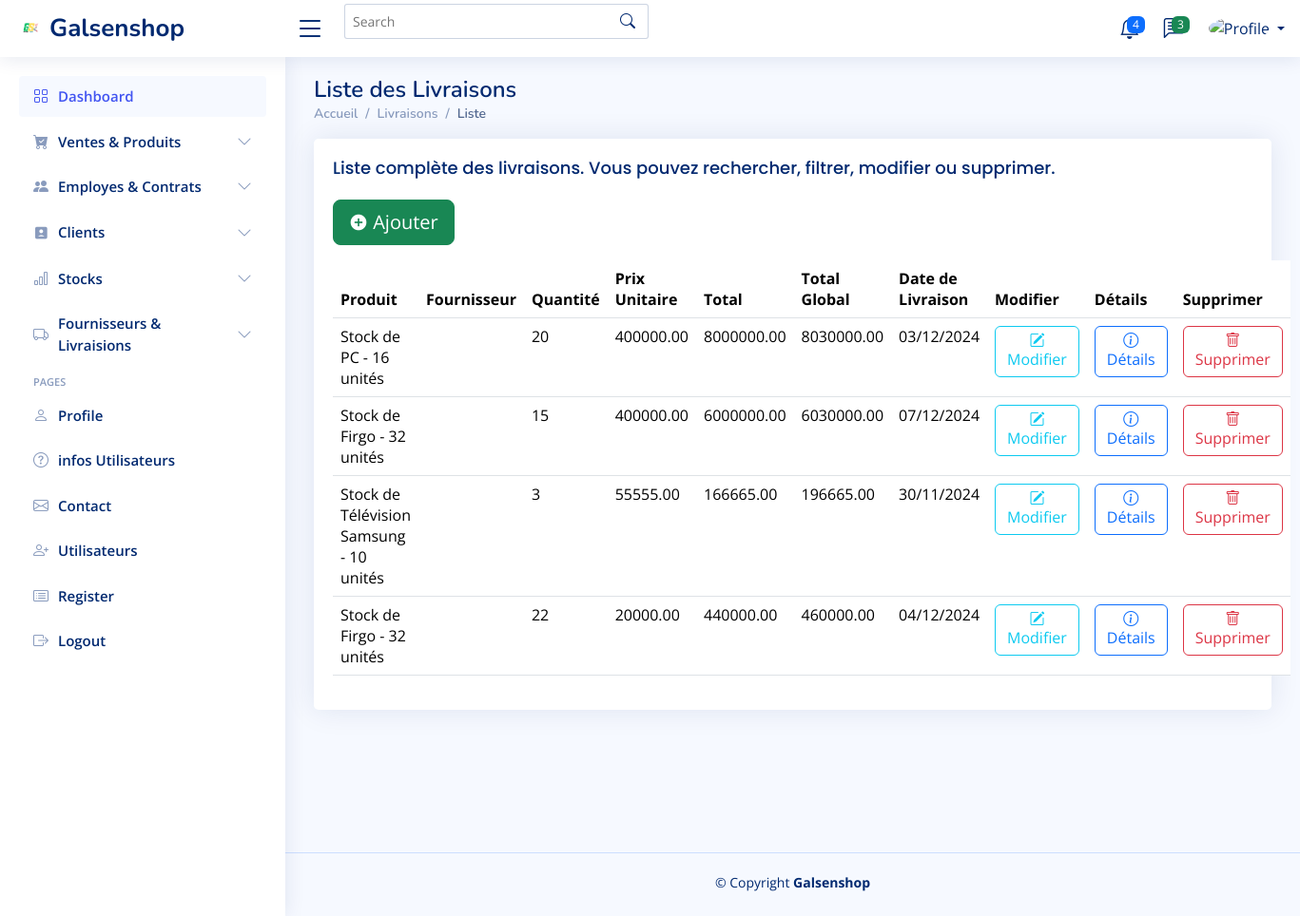
Page /livraison/ on the earlier database version.
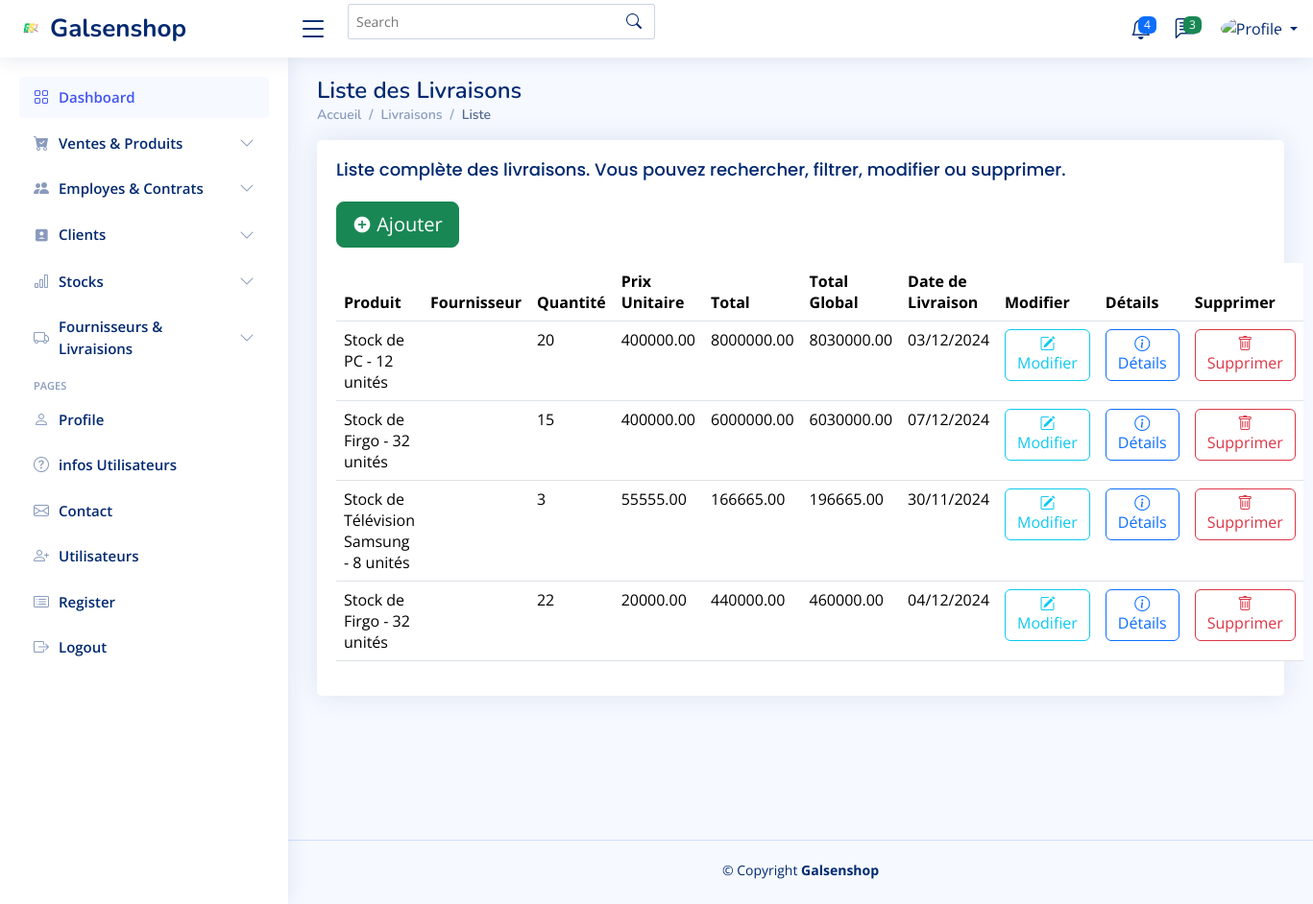
Same page on the later database version.
### application/models.py (models this page shows, shortened)
class Livraison(models.Model):
    produit = models.ForeignKey(CommandeApprovisionnement, on_delete=models.CASCADE, related_name='livraisons_produit')
    prix_unitaire = models.DecimalField(max_digits=10, decimal_places=2, verbose_name="Prix Unitaire")
    quantite_commande = models.PositiveIntegerField(verbose_name="Quantité Commandée")
    moyen_transport = models.CharField(max_length=100, verbose_name="Moyen de Transport")
    prix_transport = models.DecimalField(max_digits=10, decimal_places=2, verbose_name="Prix du Transport")
    date_livraison = models.DateField(verbose_name="Date de Livraison")
    total = models.DecimalField(max_digits=10, decimal_places=2, verbose_name="Total", default=0)
    total_global = models.DecimalField(max_digits=10, decimal_places=2, verbose_name="Total Global", default=0)
    difference_jours = models.IntegerField(verbose_name="Différence en jours", default=0)

class CommandeApprovisionnement(models.Model):
    produit = models.ForeignKey(Stock, related_name='commandes', on_delete=models.CASCADE)
    fournisseur = models.ForeignKey(Fournisseur, on_delete=models.CASCADE, related_name="commandes")
    date_commande = models.DateField(verbose_name="Date de Commande",null=False,  # Si vous souhaitez qu'il reste obligatoire
        blank=False,  # Empêche les champs vides dans les formulaires
        default=datetime.date.today  # Fournit une valeur par défaut (optionnel)
    )
    quantite = models.PositiveIntegerField()
    statut = models.CharField(max_length=50, choices=[('en_cours', 'En Cours'), ('livree', 'Livrée')], default='en_cours')
    commentaire = models.TextField(blank=True, null=True)

class Stock(models.Model):
    STATUT_CHOICES = [
        ('en_stock', 'En stock'),
        ('rupture', 'Rupture'),
        ('en_approvisionnement', 'En approvisionnement'),
        ('reserve', 'Réservé'),
    ]
    EMPLACEMENT_CHOICES = [
        ('entrepot_1', 'Entrepôt 1'),
        ('entrepot_2', 'Entrepôt 2'),
        ('magasin', 'Magasin'),
        ('reserve', 'Réserve'),
        ('autre', 'Autre'),
    ]
    produit = models.OneToOneField(Produit, on_delete=models.CASCADE, related_name='stock')
    emplacement = models.CharField(max_length=50, choices=EMPLACEMENT_CHOICES, default='entrepot_1')
    quantite = models.PositiveIntegerField(default=0)
    statut = models.CharField(max_length=20, choices=STATUT_CHOICES, default='en_stock')  # Statut du stock
    date_ajout = models.DateTimeField(auto_now_add=True)
    def __str__(self):
        return f"Stock de {self.produit.nom} - {self.quantite} unités"

class Produit(models.Model):
    nom = models.CharField(max_length=100)
    description = models.TextField(blank=True, null=True)
    prix = models.DecimalField(max_digits=10, decimal_places=2)
    categorie = models.ForeignKey('Categorie', on_delete=models.CASCADE, related_name='produits')
    actif = models.BooleanField(choices=[(True, 'Disponible'), (False, 'Indisponible')], default=False)
    image = models.ImageField(upload_to='produits/', blank=True, null=True)

### application/views.py (the view)
# urls.py: path('livraison/', views.liste_livraisons, name='liste_livraisons'),  # Liste des livraisons
def liste_livraisons(request):
    livraisons = Livraison.objects.all()
    return render(request, 'livraisons/liste_livraisons.html', {'livraisons': livraisons})

### templates/livraisons/liste_livraisons.html (shortened to what this page needs)
{% extends "base.html" %} {% load static %} {% block content %}
<main id="main" class="main">
  <div class="pagetitle">
    <h1>Liste des Livraisons</h1>
    <nav>
      <ol class="breadcrumb">
        <li class="breadcrumb-item"><a href="index.html">Accueil</a></li>
        <li class="breadcrumb-item">Livraisons</li>
        <li class="breadcrumb-item active">Liste</li>
      </ol>
    </nav>
  </div>
  <section class="section">
    <div class="row">
      <div class="col-lg-12">
        <div class="card">
          <div class="card-body">
            <h5 class="card-title">
              Liste complète des livraisons. Vous pouvez rechercher, filtrer,
              modifier ou supprimer.
            </h5>
            <p>
              <button
                type="button"
                class="btn btn-success btn-lg"
                onclick="window.location.href='{% url 'enregistrer_livraison' %}'"
              >
                <i class="ri-add-circle-fill"></i> Ajouter
              </button>
            </p>
            <table class="table datatable">
              <thead>
                <tr>
                  <th>Produit</th>
                  <th>Fournisseur</th>
                  <th>Quantité</th>
                  <th>Prix Unitaire</th>
                  <th>Total</th>
                  <th>Total Global</th>
                  <th>Date de Livraison</th>
                  <th>Modifier</th>
                  <th>Détails</th>
                  <th>Supprimer</th>
                </tr>
              </thead>
              <tbody>
                {% for livraison in livraisons %}
                <tr>
                  <td>{{ livraison.produit.produit }}</td>
                  <td>{{ livraison.fournisseur.nom }}</td>
                  <td>{{ livraison.quantite_commande }}</td>
                  <td>{{ livraison.prix_unitaire }}</td>
                  <td>{{ livraison.total }}</td>
                  <td>{{ livraison.total_global }}</td>
                  <td>{{ livraison.date_livraison|date:"d/m/Y" }}</td>
                  <td>
                    <a
                      class="btn btn-outline-info"
                      href="{% url 'modifier_livraison' livraison.id %}"
                    >
                      <i class="bi bi-pencil-square"></i> Modifier
                    </a>
                  </td>
                  <td>
                    <a
                      class="btn btn-outline-primary"
                      href="{% url 'details_livraison' livraison.id %}"
                    >
                      <i class="bi bi-info-circle"></i> Détails
                    </a>
                  </td>
                  <td>
                    <a
                      href="#"
                      class="btn btn-outline-danger"
                      data-bs-toggle="modal"
                      data-bs-target="#deleteModal{{ livraison.id }}"
                    >
                      <i class="bi bi-trash"></i> Supprimer
                    </a>
                  </td>
                </tr>
                {% endfor %}
              </tbody>
            </table>
          </div>
        </div>
      </div>
    </div>
  </section>
</main>
{% endblock %}

Differences in the rows shown:
changed through a linked row, Livraison: produit.produit "Stock de PC - 16 unités" → "Stock de PC - 12 unités"
changed through a linked row, Livraison: produit.produit "Stock de Télévision Samsung - 10 unités" → "Stock de Télévision Samsung - 8 unités"
